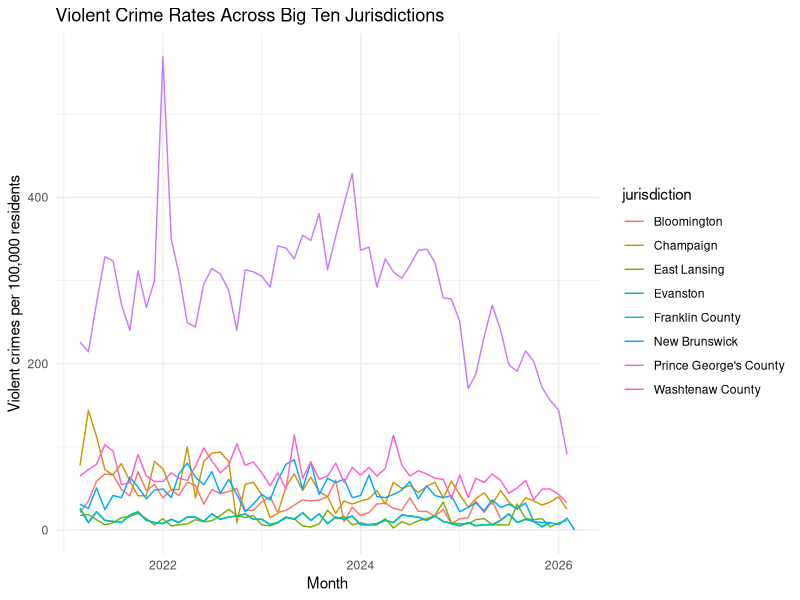
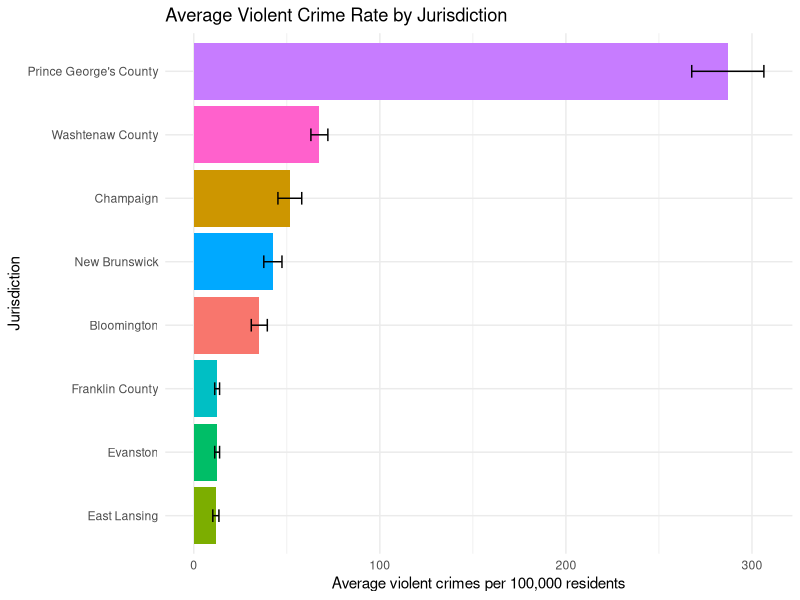
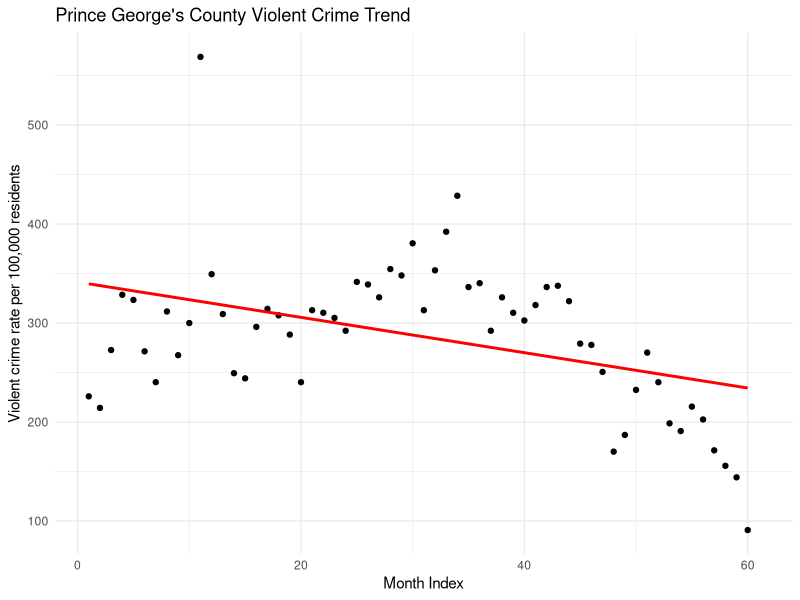

Recreate these plots in R, in order.
## ---- chunk 1
knitr::opts_chunk$set(echo = TRUE, warning = FALSE, message = FALSE)
## ---- chunk 2
library(tidyverse)
library(lubridate)
library(broom)
library(knitr)
## ---- chunk 3
Bloomington_VC_Data_Sheet1 <- read_csv("Bloomington VC Data - Sheet1.csv", na = c("N/A"))
Champaign_VC_Data1 <- read_csv("Champaign VC Data - Sheet1.csv", na = c("N/A"))
East_Lansing_VC_Data1 <- read_csv("East Lansing VC Data - Sheet1.csv", na = c("N/A"))
Evanston_VC_Data1 <- read_csv("Evanston VC Data - Sheet1.csv", na= c("N/A"))
Franklin_County_VC_Data1 <- read_csv("Evanston VC Data - Sheet1.csv", na = c("N/A"))
New_Brunswick_VC_Data1 <- read_csv("New Brunswick VC Data - Sheet1.csv", na = c("N/A"))
PG_County_VC_Data1 <- read_csv("PG County VC Data - Sheet1.csv", na = c("N/A"))
Washentaw_County_VC_Data1 <- read_csv("Washentaw County VC Data - Sheet1.csv", na = c("N/A"))

## ---- chunk 4
Bloomington <- Bloomington_VC_Data_Sheet1 |>
rename(month = Month, aggravated_assault= `Aggravated Assault Offenses`, homicide = `Homicide Offenses`, rape = `Rape Offenses`, robbery = `Robbery Offenses`) |> mutate(month = my(month), population = 80000,
total_violent_crime = aggravated_assault + homicide + rape + robbery, rate_per_100k = (total_violent_crime / population) * 100000, jurisdiction = "Bloomington")
## ---- chunk 5
Champaign <- Champaign_VC_Data1 |> rename( month = Month, aggravated_assault= `Aggravated Assault Offenses`, homicide = `Homicide Offenses`, rape = `Rape Offenses`, robbery = `Robbery Offenses`) |> 
mutate( month = my(month), population = 80000, total_violent_crime = aggravated_assault + homicide + rape + robbery, rate_per_100k = (total_violent_crime / population) * 100000, jurisdiction = "Champaign")
## ---- chunk 6
East_Lansing <- East_Lansing_VC_Data1 |> rename( month = Month, aggravated_assault= `Aggravated Assault Offenses`, homicide = `Homicide Offenses`, rape = `Rape Offenses`, robbery = `Robbery Offenses`) |> mutate( month = my(month), population = 80000,
total_violent_crime = aggravated_assault + homicide + rape + robbery, rate_per_100k = (total_violent_crime / population) * 100000,jurisdiction = "East Lansing")
## ---- chunk 7
Evanston <- Evanston_VC_Data1 |> rename(month = Month, aggravated_assault = `Aggravated Assault Offenses`, homicide = `Homicide Offenses`, rape = `Rape Offenses`, robbery = `Robbery Offenses`) |> mutate(month = my(month), population = 77000, total_violent_crime = aggravated_assault + homicide + rape + robbery, rate_per_100k = (total_violent_crime / population) * 100000, jurisdiction = "Evanston")
## ---- chunk 8
Franklin_County <- Franklin_County_VC_Data1 |> rename( month = Month, aggravated_assault = `Aggravated Assault Offenses`, homicide = `Homicide Offenses`, rape = `Rape Offenses`, robbery = `Robbery Offenses`) |> mutate( month = my(month), population = 77000, total_violent_crime = aggravated_assault + homicide + rape + robbery, rate_per_100k = (total_violent_crime / population) * 100000, jurisdiction = "Franklin County")
## ---- chunk 9
New_Brunswick <- New_Brunswick_VC_Data1 |> rename( month = Month,aggravated_assault = `Aggravated Assault Offenses`, homicide = `Homicide Offenses`, rape = `Rape Offenses`, robbery = `Robbery Offenses`) |> mutate( month = my(month), population = 77000, total_violent_crime = aggravated_assault + homicide + rape + robbery, rate_per_100k = (total_violent_crime / population) * 100000, jurisdiction = "New Brunswick")
## ---- chunk 10
PG_County <- PG_County_VC_Data1 |> rename(month = Month, aggravated_assault = `Aggravated Assault Offenses`, homicide = `Homicide Offenses`, rape = `Rape Offenses`, robbery = `Robbery Offenses`) |> mutate( month = my(month), population = 77000, total_violent_crime = aggravated_assault + homicide + rape + robbery, rate_per_100k = (total_violent_crime / population) * 100000, jurisdiction = "Prince George's County")
## ---- chunk 11
Washtenaw_County <- Washentaw_County_VC_Data1 |> rename(month = Month, aggravated_assault = `Aggravated Assault Offenses`,  homicide = `Homicide Offenses`, rape = `Rape Offenses`, robbery = `Robbery Offenses`) |> mutate( month = my(month), population = 77000, total_violent_crime = aggravated_assault + homicide + rape + robbery,  rate_per_100k = (total_violent_crime / population) * 100000, jurisdiction = "Washtenaw County")
## ---- chunk 12
all_crime <- bind_rows(Bloomington,Champaign, East_Lansing, Evanston, Franklin_County, New_Brunswick, PG_County, Washtenaw_County)
## ---- chunk 13
glimpse(all_crime)
summary(all_crime$rate_per_100k)
## ---- chunk 14
all_crime |> ggplot(aes(x= month, y= rate_per_100k, color = jurisdiction)) + geom_line() +
labs(title= "Violent Crime Rates Across Big Ten Jurisdictions", x="Month", y="Violent crimes per 100,000 residents") + theme_minimal()
## ---- chunk 15
crime_summary <- all_crime |> group_by(jurisdiction) |> summarize(mean_rate = mean(rate_per_100k, na.rm = TRUE), sd_rate = sd(rate_per_100k, na.rm = TRUE),  months = sum(!is.na(rate_per_100k)), se_rate = sd_rate / sqrt(months), margin_error = qt(0.975, df = months - 1) * se_rate, ci_lower = mean_rate - margin_error, ci_upper = mean_rate + margin_error)

## ---- chunk 16
crime_summary |> ggplot(aes(x = reorder(jurisdiction, mean_rate), y = mean_rate, fill = jurisdiction)) +
geom_col() + geom_errorbar(aes(ymin = ci_lower, ymax = ci_upper), width = 0.2) + coord_flip() + labs(title = "Average Violent Crime Rate by Jurisdiction", x = "Jurisdiction", y = "Average violent crimes per 100,000 residents") + theme_minimal() + theme(legend.position = "none")
## ---- chunk 17
pg_periods <- all_crime |> filter(jurisdiction == "Prince George's County") |> mutate(period = if_else(year(month) <= 2023, "2021-2023", "2024-2026"))

t_test_pg <- t.test(rate_per_100k ~ period, data = pg_periods)

t_test_pg

## ---- chunk 18
period_summary <- pg_periods |> group_by(period) |>
summarize(mean_rate = mean(rate_per_100k, na.rm = TRUE), sd_rate = sd(rate_per_100k, na.rm = TRUE), months = n())

first_period <- period_summary |> filter(period == "2021-2023")
second_period <- period_summary |> filter(period == "2024-2026")

pooled_sd <- sqrt(
((first_period$months - 1) * first_period$sd_rate^2 + (second_period$months - 1) * second_period$sd_rate^2) /(first_period$months + second_period$months - 2))

cohens_d <- (first_period$mean_rate - second_period$mean_rate) / pooled_sd

cohens_d
## ---- chunk 19
all_crime <- all_crime |> arrange(jurisdiction, month) |> group_by(jurisdiction) |> mutate(month_index = row_number())
## ---- chunk 20
pg_model <- all_crime |> filter(jurisdiction == "Prince George's County") |> lm(rate_per_100k ~ month_index, data = _)
summary(pg_model)
## ---- chunk 21
all_crime |> filter(jurisdiction == "Prince George's County") |> ggplot(aes(x = month_index, y = rate_per_100k)) + geom_point() + geom_smooth(method = "lm", se = FALSE, color = "red") + labs( title = "Prince George's County Violent Crime Trend", x = "Month Index", y = "Violent crime rate per 100,000 residents") + theme_minimal()
## ---- chunk 22
regression_results <- all_crime |> group_by(jurisdiction) |> nest() |> mutate( model = map(data, ~ lm(rate_per_100k ~ month_index, data = .x)), tidied = map(model, tidy)) |> unnest(tidied) |> filter(term == "month_index") |> select(jurisdiction, estimate, p.value)

regression_results
## ---- chunk 23
multiple_model <- lm(rate_per_100k ~ month_index + jurisdiction, data = all_crime)

summary(multiple_model)
## ---- chunk 24
crime_types <- all_crime |> summarize( avg_aggravated_assault = mean(aggravated_assault, na.rm = TRUE), avg_homicide = mean(homicide, na.rm = TRUE), avg_rape = mean(rape, na.rm = TRUE), avg_robbery = mean(robbery, na.rm = TRUE))

crime_types
